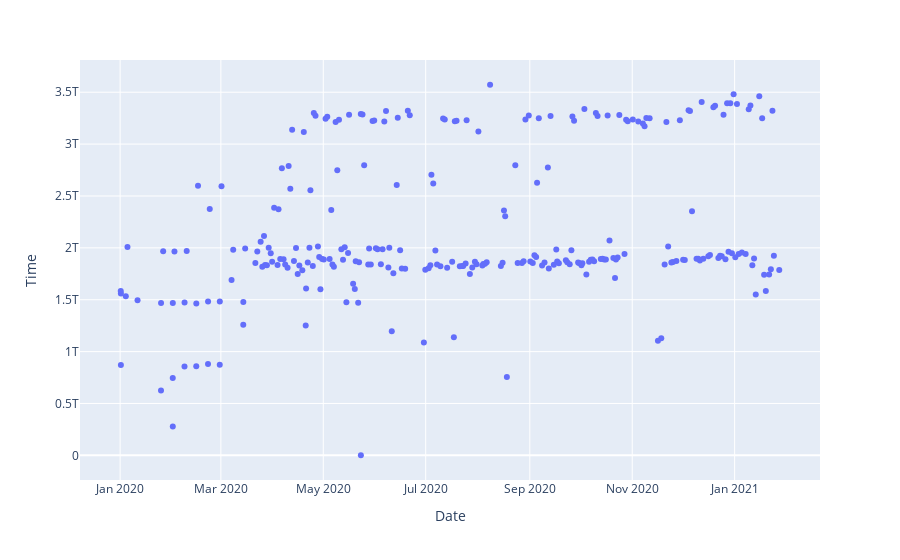

Here is the notebook cell this chart was saved with:
### Code cell
fig = px.scatter(data1[data1['Date']>'2020-01-01'], x='Date',y='Time')
fig.show()

### Figure 1 — Plotly figure (JSON) as saved in the notebook; plotly's stock layout.template omitted (floating-point values rounded to 4 significant figures; data arrays with more than 128 entries replaced by an {"elided": "..."} marker saying what was removed)
{"data": [{"hovertemplate": "Date=%{x}<br>Time=%{y}<extra></extra>", "legendgroup": "", "marker": {"color": "#636efa", "symbol": "circle"}, "mode": "markers", "name": "", "orientation": "v", "showlegend": false, "type": "scatter", "x": {"elided": "263 str values"}, "xaxis": "x", "y": {"elided": "263 int values"}, "yaxis": "y"}], "layout": {"autosize": true, "legend": {"tracegroupgap": 0}, "margin": {"t": 60}, "xaxis": {"anchor": "y", "autorange": true, "domain": [0, 1], "range": ["2019-12-08 22:08:21.8321", "2021-02-20 00:29:38.1679"], "title": {"text": "Date"}, "type": "date"}, "yaxis": {"anchor": "x", "autorange": true, "domain": [0, 1], "range": [-252200000000.0, 3825000000000.0], "title": {"text": "Time"}, "type": "linear"}}}
